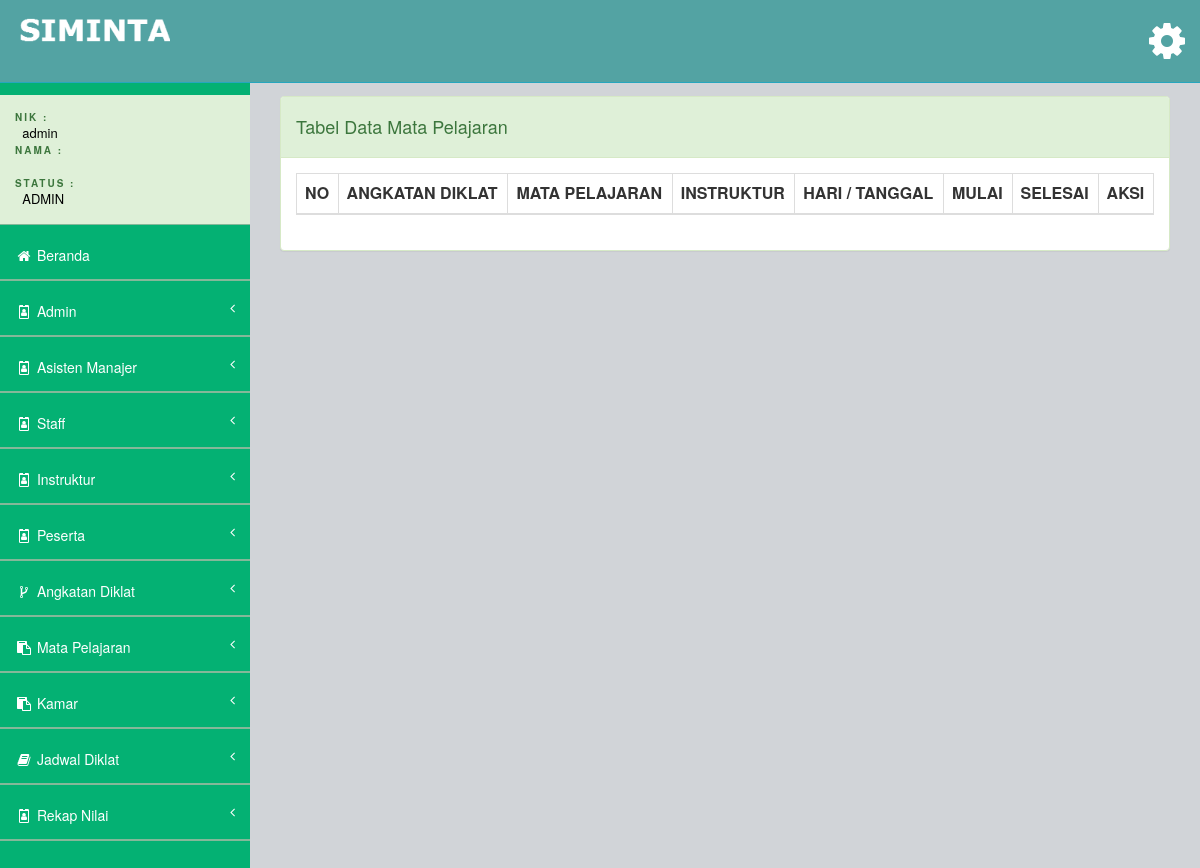
Before: /views/admin/main.php?page=lihat-jadwal (signed in) with the older database file.
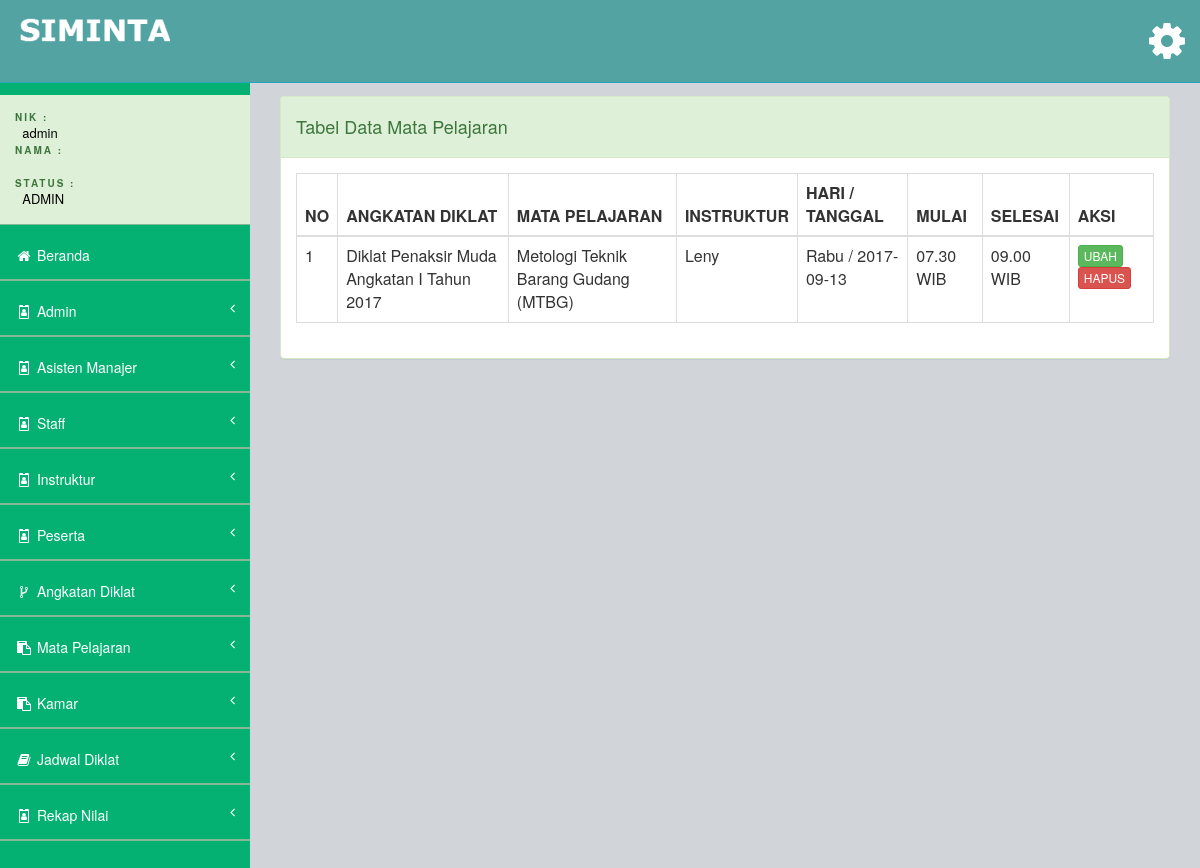
After: the same page with the newer database file.
### tables this page shows
CREATE TABLE `tb_jadwal_diklat` (
  `id` int(11) NOT NULL,
  `angkatan_id` int(11) NOT NULL,
  `mata_pelajaran_id` int(11) NOT NULL,
  `detail_instruktur_id` int(11) NOT NULL,
  `hari` enum('Senin','Selasa','Rabu','Kamis','Jumat','Sabtu','Minggu') NOT NULL,
  `tgl` date NOT NULL,
  `waktu_mulai` varchar(10) NOT NULL,
  `waktu_selesai` varchar(10) NOT NULL
);

CREATE TABLE `tb_angkatan` (
  `id` int(10) NOT NULL,
  `nama_diklat` varchar(200) NOT NULL,
  `tgl_masuk` date NOT NULL,
  `tgl_selesai` date NOT NULL
);

CREATE TABLE `tb_mata_pelajaran` (
  `id` int(11) NOT NULL,
  `nama_pelajaran` varchar(50) NOT NULL
);

CREATE TABLE `tb_detail_instruktur` (
  `id` int(11) NOT NULL,
  `user_akun_id` int(11) NOT NULL,
  `nik` varchar(50) NOT NULL,
  `nama` varchar(50) NOT NULL,
  `nomor_hp` varchar(12) NOT NULL,
  `tempat_lahir` varchar(50) NOT NULL,
  `tgl_lahir` date NOT NULL,
  `alamat` varchar(100) NOT NULL
);

### views/admin/jadwal_diklat/lihat-jadwal.php (the view)
<div class="row">
    <div class="col-md-12">
        <div class="panel panel-success">
            <div class="panel-heading">
                <h4>Tabel Data Mata Pelajaran</h4>
            </div>
            <div class="panel-body">
                <div class="">
                    <table class="table table-bordered table-hover my-datatable">
                        <thead>
                            <tr>
                                <th>NO</th>
                                <th>ANGKATAN DIKLAT</th>
                                <th>MATA PELAJARAN</th>
                                <th>INSTRUKTUR</th>
                                <th>HARI / TANGGAL</th>
                                <th>MULAI</th>
                                <th>SELESAI</th>
                                <th>AKSI</th>
                            </tr>
                        </thead>
                        <tbody>
                            <?php
                                $no = 1;
                                $sql = "
                                    SELECT tb_angkatan.nama_diklat, tb_mata_pelajaran.nama_pelajaran, tb_detail_instruktur.nama,
                                    tb_jadwal_diklat.id, tb_jadwal_diklat.hari, tb_jadwal_diklat.tgl, tb_jadwal_diklat.waktu_mulai,
                                    tb_jadwal_diklat.waktu_selesai
                                    FROM tb_jadwal_diklat
                                    JOIN tb_angkatan ON tb_jadwal_diklat.angkatan_id = tb_angkatan.id
                                    JOIN tb_mata_pelajaran ON tb_jadwal_diklat.mata_pelajaran_id = tb_mata_pelajaran.id
                                    JOIN tb_detail_instruktur ON tb_jadwal_diklat.detail_instruktur_id = tb_detail_instruktur.id
                                ";
                                $proses = mysqli_query($conn, $sql);
                                while ($data = mysqli_fetch_assoc($proses))
                                {
                            ?>
                                <tr>
                                    <td><?php echo $no; ?></td>
                                    <td><?php echo $data["nama_diklat"] ?></td>
                                    <td><?php echo $data["nama_pelajaran"] ?></td>
                                    <td><?php echo $data["nama"] ?></td>
                                    <td><?php echo $data["hari"]." / ".$data["tgl"] ?></td>
                                    <td><?php echo $data["waktu_mulai"] ?> WIB</td>
                                    <td><?php echo $data["waktu_selesai"] ?> WIB</td>
                                    <td>
                                        <a href="#" class="btn btn-xs btn-success">UBAH</a>
                                        <a href="#" class="btn btn-xs btn-danger">HAPUS</a>
                                    </td>
                                </tr>
                            <?php
                                    $no++;
                                }
                            ?>
                        </tbody>
                    </table>
                </div>
            </div>
        </div>
    </div>
</div>

### views/admin/main.php (shortened to what this page needs)
<!DOCTYPE html>
<html>
<head>
    <?php include "partial/style.php" ?>
</head>
<body>
    <div id="wrapper">
        <?php include "partial/navbar.php" ?>
        <?php include "partial/sidebar.php" ?>
        <div id="page-wrapper">
            <div class="row">
                <br>
                <div class="col-md-12">
                    <?php
                        include "../../config/koneksi.php";
                    ?>
                </div>
            </div>
            <?php
                if (isset($_GET["page"])) {
                    $page = $_GET["page"];
                    if ($page == 'home') {
                        include "home.php";
                    } elseif ($page == 'input-admin') {
                        include "input_admin/input-admin.php";
                    } elseif ($page == 'lihat-admin') {
                        include "input_admin/lihat-biodata-admin.php";
                    } elseif ($page == 'input-asmen') {
                        include "input_asmen/input-asmen.php";
                    } elseif ($page == 'lihat-asmen') {
                        include "input_asmen/lihat-biodata-asmen.php";
                    } elseif ($page == 'input-staff') {
                        include "input_staff/input-staff.php";
                    } elseif ($page == 'lihat-staff') {
                        include "input_staff/lihat-biodata-staff.php";
                    } elseif ($page == 'input-instruktur') {
                        include "input_instruktur/input-instruktur.php";
                    } elseif ($page == 'lihat-instruktur') {
                        include "input_instruktur/lihat-biodata-instruktur.php";
                    } elseif ($page == 'input-peserta') {
                        include "input_peserta/input-peserta.php";
                    } elseif ($page == 'lihat-peserta') {
                        include "input_peserta/lihat-biodata-peserta.php";
                    } elseif ($page == 'ubah-password') {
                        include "password/ubah_password.php";
                    } elseif ($page == 'input-mapel') {
                        include "mata_pelajaran/input-mapel.php";
                    } elseif ($page == 'lihat-mapel') {
                        include "mata_pelajaran/lihat-mapel.php";
                    } elseif ($page == 'input-jadwal') {
                        include "jadwal_diklat/input-jadwal.php";
                    } elseif ($page == 'lihat-jadwal') {
                        include "jadwal_diklat/lihat-jadwal.php";
                    } elseif ($page == 'input-angkatan') {
                        include "angkatan_diklat/input-angkatan.php";
                    } elseif ($page == 'lihat-angkatan') {
                        include "angkatan_diklat/lihat-angkatan.php";
                    } elseif ($page == 'input-kamar') {
                        include "kamar/input-kamar.php";
                    } elseif ($page == 'lihat-kamar') {
                        include "kamar/lihat-kamar.php";
                    }
                }
            ?>
        </div>
</body>
</html>

### views/admin/partial/style.php
<link href="../../assets/vendor/bootstrap-3.3.7/css/bootstrap.min.css" rel="stylesheet" />
<link href="../../assets/vendor/font-awesome/css/font-awesome.min.css" rel="stylesheet" />
<link href="../../assets/vendor/pace/pace-theme-big-counter.css" rel="stylesheet" />
<link href="../../assets/vendor/siminta/css/style.css" rel="stylesheet" />
<link href="../../assets/vendor/siminta/css/main-style.css" rel="stylesheet" />
<link href="../../assets/vendor/dataTables/datatables.min.css" rel="stylesheet" />
<link href="../../assets/css/datepicker-tgl.css" rel="stylesheet" />
<link href="../../assets/css/custom.css" rel="stylesheet" />

### views/admin/partial/navbar.php (shortened to what this page needs)
<nav class="navbar navbar-default navbar-fixed-top" role="navigation" id="navbar">
    <div class="navbar-header">
        <a class="navbar-brand" href="index.html">
            <img src="../../assets/vendor/siminta/img/logo.png" alt="" />
        </a>
    </div>
    <ul class="nav navbar-top-links navbar-right">
        <li class="dropdown">
            <a class="dropdown-toggle" data-toggle="dropdown" href="#">
                <i class="fa fa-gear fa-3x"></i>
            </a>
        </li>
    </ul>
</nav>

### views/admin/partial/sidebar.php (shortened to what this page needs)
<nav class="navbar-default navbar-static-side" role="navigation">
    <div class="sidebar-collapse">
        <ul class="nav" id="side-menu">
            <li>
                <div class="user-section">
                    <div class="user-info">
                        <div>
                            <strong>NIK : </strong> <br> &nbsp;
                            <?php echo $_SESSION["username"] ?>
                        </div>
                        <div>
                            <strong>NAMA : </strong> <br> &nbsp;
                        </div>
                        <div>
                            <strong>STATUS : </strong> <br> &nbsp;
                            <?php echo strtoupper($_SESSION["hak_akses"]) ?>
                        </div>
                    </div>
                </div>
            </li>
            <li class="">
                <a href="?page=home"><i class="fa fa-home fa-fw"></i>&nbsp;Beranda</a>
            </li>
            <li>
                <a href="#"><i class="fa fa-id-badge fa-fw"></i>&nbsp;Admin<span class="fa arrow"></span></a>
            </li>
            <li>
                <a href="#"><i class="fa fa-id-badge fa-fw"></i>&nbsp;Asisten Manajer<span class="fa arrow"></span></a>
            </li>
            <li>
                <a href="#"><i class="fa fa-id-badge fa-fw"></i>&nbsp;Staff<span class="fa arrow"></span></a>
            </li>
            <li>
                <a href="#"><i class="fa fa-id-badge fa-fw"></i>&nbsp;Instruktur<span class="fa arrow"></span></a>
            </li>
            <li>
                <a href="#"><i class="fa fa-id-badge fa-fw"></i>&nbsp;Peserta<span class="fa arrow"></span></a>
            </li>
            <li>
                <a href="#"><i class="fa fa-code-fork fa-fw"></i>&nbsp;Angkatan Diklat<span class="fa arrow"></span></a>
            </li>
            <li>
                <a href="#"><i class="fa fa-clipboard fa-fw"></i>&nbsp;Mata Pelajaran<span class="fa arrow"></span></a>
            </li>
            <li>
                <a href="#"><i class="fa fa-clipboard fa-fw"></i>&nbsp;Kamar<span class="fa arrow"></span></a>
            </li>
            <li>
                <a href="#"><i class="fa fa-book fa-fw"></i>&nbsp;Jadwal Diklat<span class="fa arrow"></span></a>
            </li>
            <li>
                <a href="#"><i class="fa fa-id-badge fa-fw"></i>&nbsp;Rekap Nilai<span class="fa arrow"></span></a>
            </li>
        </ul>
    </div>
</nav>

### assets/css/custom.css (style rules this page uses)
.user-section { background: #DFF0D8; }
.user-info { font-size: 13px; }
.user-info > div > strong { font-size: 10px; letter-spacing: 2px; color: #3c763d; }

Changed rows visible on the page:
added tb_jadwal_diklat: angkatan.nama_diklat "Diklat Penaksir Muda Angkatan I Tahun 2017", mata_pelajaran.nama_pelajaran "Metologi Teknik Barang Gudang (MTBG)", detail_instruktur.nama "Leny", hari "Rabu", tgl "2017-09-13", waktu_mulai "07.30", waktu_selesai "09.00"
